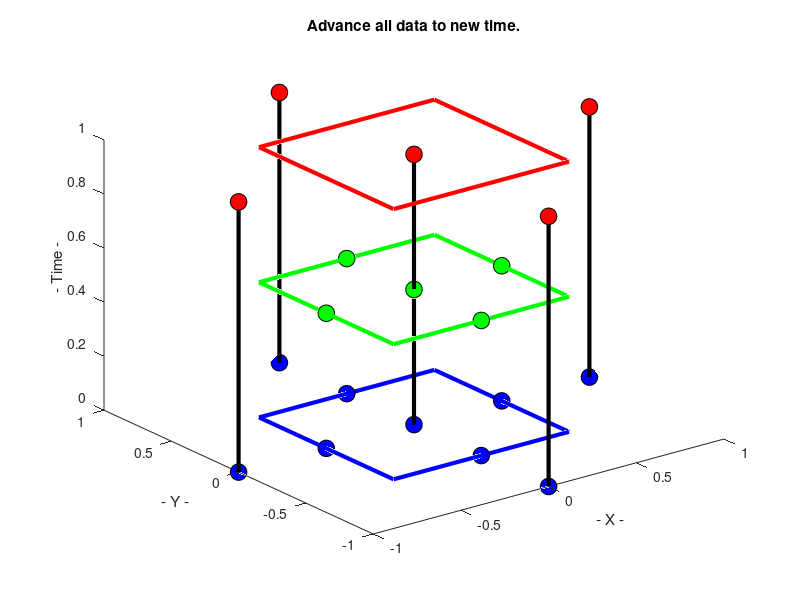

This chart was generated by the following MATLAB code:
function lax_wendroff_2d_display ( )

%*****************************************************************************80
%
%% LAX_WENDROFF_2D_DISPLAY illustrates the Lax-Wendroff procedure in 2D.
%
%  Discussion:
%
%    A sequence of ball and stick drawings is displayed in steps 0 through 9.
%
%    Hitting return causes the next item to be drawn.
%
%  Licensing:
%
%    This code is distributed under the GNU LGPL license.
%
%  Modified:
%
%    28 February 2003
%
%  Author:
%
%    John Burkardt
%
  for frame = 0 : 9
%
%  Clear the plotting frame.
%
    clf
%
%  Make all the subsequent plotting "cumulative".
%
    hold on

    if ( 0 == frame )
      title ( 'Lax-Wendroff 2D scheme' )
    end
%
%  Central nodes on the blue level.
%
    if ( 1 <= frame )
      plot3 (  0.0,  0.0, 0.0, 'o', 'MarkerFaceColor', 'b', 'MarkerEdgeColor', 'k', 'MarkerSize', 12 )
    end
    if ( frame == 1 )
      title ( 'A node where we have the solution.' )
    end
%
%  The region associated with the central node, blue level.
%
    if ( 2 <= frame )
      plot3 (  [ -0.5,  0.5 ],  [ -0.5, -0.5 ],  [ 0.0, 0.0 ], 'b', 'LineWidth', 3 )
      plot3 (  [  0.5,  0.5 ],  [ -0.5,  0.5 ],  [ 0.0, 0.0 ], 'b', 'LineWidth', 3 )
      plot3 (  [  0.5, -0.5 ],  [  0.5,  0.5 ],  [ 0.0, 0.0 ], 'b', 'LineWidth', 3 )
      plot3 (  [ -0.5, -0.5 ],  [  0.5, -0.5 ],  [ 0.0, 0.0 ], 'b', 'LineWidth', 3 )
    end
    if ( frame == 2 )
      title ( 'The region associated with the node.' )
    end
%
%  Neighbor nodes on the blue level.
%
    if ( 3 <= frame )
      plot3 ( -1.0,  0.0, 0.0, 'o', 'MarkerFaceColor', 'b', 'MarkerEdgeColor', 'k', 'MarkerSize', 12 )
      plot3 (  1.0,  0.0, 0.0, 'o', 'MarkerFaceColor', 'b', 'MarkerEdgeColor', 'k', 'MarkerSize', 12 )
      plot3 (  0.0, -1.0, 0.0, 'o', 'MarkerFaceColor', 'b', 'MarkerEdgeColor', 'k', 'MarkerSize', 12 )
      plot3 (  0.0,  1.0, 0.0, 'o', 'MarkerFaceColor', 'b', 'MarkerEdgeColor', 'k', 'MarkerSize', 12 )
    end
    if ( frame == 3 )
      title ( 'The neighboring nodes.' )
    end
%
%  Midside nodes on the blue level.
%
    if ( 4 <= frame )
      plot3 ( -0.5,  0.0, 0.0, 'o', 'MarkerFaceColor', 'b', 'MarkerEdgeColor', 'k', 'MarkerSize', 12 )
      plot3 (  0.5,  0.0, 0.0, 'o', 'MarkerFaceColor', 'b', 'MarkerEdgeColor', 'k', 'MarkerSize', 12 )
      plot3 (  0.0, -0.5, 0.0, 'o', 'MarkerFaceColor', 'b', 'MarkerEdgeColor', 'k', 'MarkerSize', 12 )
      plot3 (  0.0,  0.5, 0.0, 'o', 'MarkerFaceColor', 'b', 'MarkerEdgeColor', 'k', 'MarkerSize', 12 )
    end
    if ( frame == 4 )
      plot3 (  [ -1.0, +1.0 ],  [  0.0,  0.0 ],  [ 0.0, 0.0 ], 'b', 'LineWidth', 3 )
      plot3 (  [  0.0,  0.0 ],  [ -1.0,  1.0 ],  [ 0.0, 0.0 ], 'b', 'LineWidth', 3 )
    end
    if ( frame == 4 )
      title ( 'Values at midsides by averaging.' )
    end
%
%  Center node on the green level.
%  Line from center node on blue to center node on green.
%
    if ( 5 <= frame )
      plot3 ( -0.5,  0.0, 0.5, 'o', 'MarkerFaceColor', 'g', 'MarkerEdgeColor', 'k', 'MarkerSize', 12 )
      plot3 (  0.5,  0.0, 0.5, 'o', 'MarkerFaceColor', 'g', 'MarkerEdgeColor', 'k', 'MarkerSize', 12 )
      plot3 (  0.0, -0.5, 0.5, 'o', 'MarkerFaceColor', 'g', 'MarkerEdgeColor', 'k', 'MarkerSize', 12 )
      plot3 (  0.0,  0.5, 0.5, 'o', 'MarkerFaceColor', 'g', 'MarkerEdgeColor', 'k', 'MarkerSize', 12 )
      plot3 (  [ -0.5,  0.5 ],  [ -0.5, -0.5 ],  [ 0.5, 0.5 ], 'g', 'LineWidth', 3 )
      plot3 (  [  0.5,  0.5 ],  [ -0.5,  0.5 ],  [ 0.5, 0.5 ], 'g', 'LineWidth', 3 )
      plot3 (  [  0.5, -0.5 ],  [  0.5,  0.5 ],  [ 0.5, 0.5 ], 'g', 'LineWidth', 3 )
      plot3 (  [ -0.5, -0.5 ],  [  0.5, -0.5 ],  [ 0.5, 0.5 ], 'g', 'LineWidth', 3 )
    end
    if ( frame == 5 )
      plot3 (  [ -0.5, -0.5 ],  [  0.0,  0.0 ],  [ 0.0, 0.5 ], 'k', 'LineWidth', 3 )
      plot3 (  [  0.5,  0.5 ],  [  0.0,  0.0 ],  [ 0.0, 0.5 ], 'k', 'LineWidth', 3 )
      plot3 (  [  0.0,  0.0 ],  [ -0.5, -0.5 ],  [ 0.0, 0.5 ], 'k', 'LineWidth', 3 )
      plot3 (  [  0.0,  0.0 ],  [  0.5,  0.5 ],  [ 0.0, 0.5 ], 'k', 'LineWidth', 3 )
    end
    if ( frame == 5 )
      title ( 'Values at midside, half time step.' )
    end
%
%  Lines from midside nodes to center.
%
    if ( 6 == frame )
      plot3 (  [  0.5,  0.0 ],  [  0.0,  0.0 ],  [ 0.5, 0.5 ], 'g', 'LineWidth', 3 )
      plot3 (  [ -0.5,  0.0 ],  [  0.0,  0.0 ],  [ 0.5, 0.5 ], 'g', 'LineWidth', 3 )
      plot3 (  [  0.0,  0.0 ],  [  0.5,  0.0 ],  [ 0.5, 0.5 ], 'g', 'LineWidth', 3 )
      plot3 (  [  0.0,  0.0 ],  [ -0.5,  0.0 ],  [ 0.5, 0.5 ], 'g', 'LineWidth', 3 )
    end
    if ( frame == 6 )
      title ( 'Estimate fluxes' )
    end
%
%  Carry neighbor nodes to green level, and draw lines.
%
    if ( 7 <= frame )
      plot3 (  0.0,  0.0, 0.5, 'o', 'MarkerFaceColor', 'g', 'MarkerEdgeColor', 'k', 'MarkerSize', 12 )
    end
    if ( frame == 7 )
      title ( 'Estimate derivative at node, half time step.' )
    end
%
%  Advance solution to full time.
%
    if ( 8 <= frame )
      plot3 (  [  0.0,  0.0 ],  [  0.0,  0.0 ],  [ 0.0, 1.0 ], 'k', 'LineWidth', 3 )
      plot3 (  0.0,  0.0, 1.0, 'o', 'MarkerFaceColor', 'r', 'MarkerEdgeColor', 'k', 'MarkerSize', 12 )
      plot3 (  [ -0.5,  0.5 ],  [ -0.5, -0.5 ],  [ 1.0, 1.0 ], 'r', 'LineWidth', 3 )
      plot3 (  [  0.5,  0.5 ],  [ -0.5,  0.5 ],  [ 1.0, 1.0 ], 'r', 'LineWidth', 3 )
      plot3 (  [  0.5, -0.5 ],  [  0.5,  0.5 ],  [ 1.0, 1.0 ], 'r', 'LineWidth', 3 )
      plot3 (  [ -0.5, -0.5 ],  [  0.5, -0.5 ],  [ 1.0, 1.0 ], 'r', 'LineWidth', 3 )
    end
    if ( frame == 8 )
      title ( 'Take full step to new time.' )
    end
%
%  Advance all data.
%
    if ( 9 <= frame )
      plot3 (  [ -1.0, -1.0 ],  [  0.0,  0.0 ],  [ 0.0, 1.0 ], 'k', 'LineWidth', 3 )
      plot3 (  [  1.0,  1.0 ],  [  0.0,  0.0 ],  [ 0.0, 1.0 ], 'k', 'LineWidth', 3 )
      plot3 (  [  0.0,  0.0 ],  [ -1.0, -1.0 ],  [ 0.0, 1.0 ], 'k', 'LineWidth', 3 )
      plot3 (  [  0.0,  0.0 ],  [  1.0,  1.0 ],  [ 0.0, 1.0 ], 'k', 'LineWidth', 3 )
      plot3 ( -1.0,  0.0, 1.0, 'o', 'MarkerFaceColor', 'r', 'MarkerEdgeColor', 'k', 'MarkerSize', 12 )
      plot3 (  1.0,  0.0, 1.0, 'o', 'MarkerFaceColor', 'r', 'MarkerEdgeColor', 'k', 'MarkerSize', 12 )
      plot3 (  0.0, -1.0, 1.0, 'o', 'MarkerFaceColor', 'r', 'MarkerEdgeColor', 'k', 'MarkerSize', 12 )
      plot3 (  0.0,  1.0, 1.0, 'o', 'MarkerFaceColor', 'r', 'MarkerEdgeColor', 'k', 'MarkerSize', 12 )
    end
    if ( frame == 9 )
      title ( 'Advance all data to new time.' )
    end

    xlabel ( '- X -' )
    ylabel ( '- Y -' )
    zlabel ( '- Time -' )

    axis ( [ -1, +1, -1, +1, 0, 1] )
    view ( 3 )
%
%  "Release" the plotting screen.
%
    hold off

    pause

  end

  return
end
